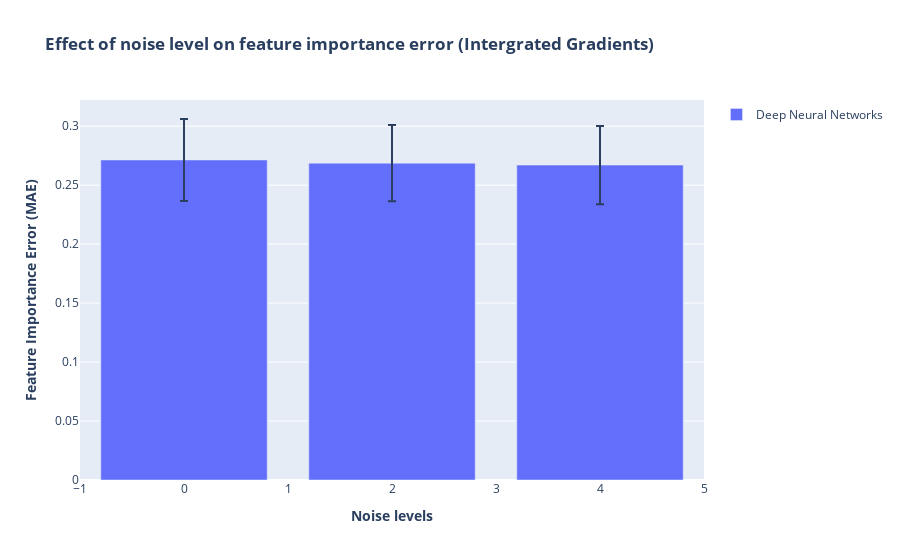

This figure's notebook cell:
### Code cell
y = [dnnig_noise_mean]
err = [dnnig_noise_std]
name = ['Deep Neural Networks']

fig = make_subplots(specs=[[{"secondary_y": False}]])
figure_add_traces(noise, y, name, err)


# Add figure title
fig.update_layout(
    title_text="<b>Effect of noise level on feature importance error (Intergrated Gradients)</b>",
    barmode='group'
)
# fig.update_traces(texttemplate='%{text:.2s}', textposition='outside')
# fig.update_layout(uniformtext_minsize=8, uniformtext_mode='hide')


# Set x-axis title
fig.update_xaxes(title_text="<b>Noise levels</b>")

# Set y-axes titles
fig.update_yaxes(title_text="<b>Feature Importance Error (MAE)</b>", secondary_y=False)
#fig.update_yaxes(title_text="<b>SHAP Error</b>", secondary_y=True)


fig.show()

### Figure 1 — Plotly figure (JSON) as saved in the notebook; plotly's stock layout.template omitted (floating-point values rounded to 4 significant figures)
{"data": [{"error_y": {"array": [0.03476, 0.03239, 0.03313], "type": "data"}, "name": "Deep Neural Networks", "offsetgroup": "0", "showlegend": true, "type": "bar", "x": ["0", "2", "4"], "xaxis": "x", "y": [0.2713, 0.2686, 0.267], "yaxis": "y"}], "layout": {"barmode": "group", "title": {"text": "<b>Effect of noise level on feature importance error (Intergrated Gradients)</b>"}, "xaxis": {"anchor": "y", "domain": [0, 1], "title": {"text": "<b>Noise levels</b>"}}, "yaxis": {"anchor": "x", "domain": [0, 1], "title": {"text": "<b>Feature Importance Error (MAE)</b>"}}}}
